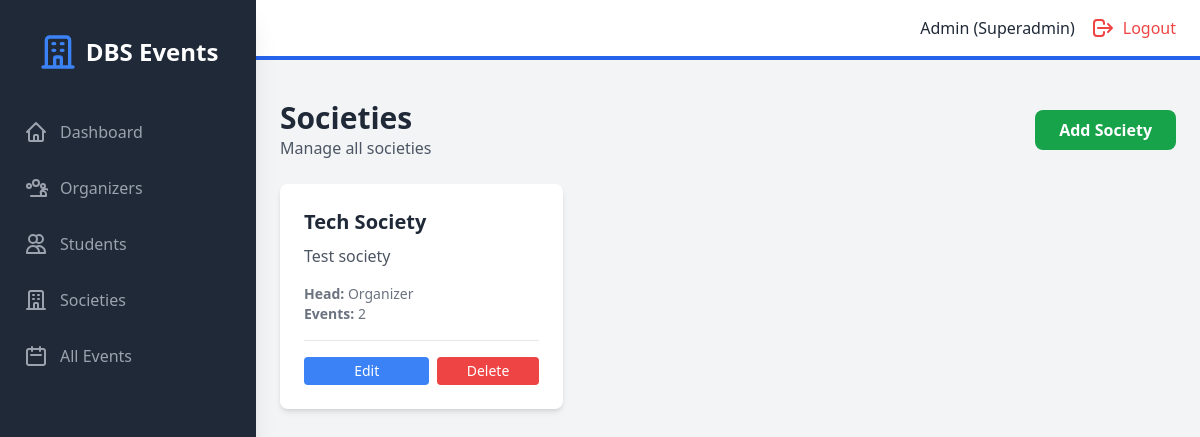
/admin/societies (signed in), run on an earlier commit of the app's database.
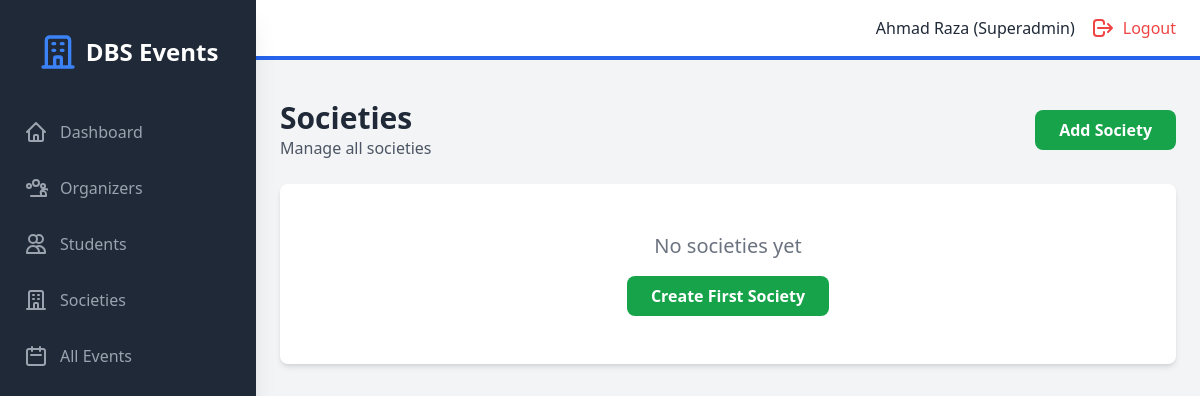
And on a later commit of the database.
### models.py (models this page shows, shortened)
class User(UserMixin, db.Model):
    id = db.Column(db.Integer, primary_key=True)
    student_number = db.Column(db.String(50), unique=True, nullable=True)
    email = db.Column(db.String(120), unique=True, nullable=False)
    password_hash = db.Column(db.String(200), nullable=False)
    name = db.Column(db.String(100), nullable=False)
    role = db.Column(db.String(20), nullable=False)  # superadmin, organizer, student
    created_at = db.Column(db.DateTime, default=datetime.utcnow)
    societies = db.relationship('Society', backref='head', lazy=True)
    events_created = db.relationship('Event', backref='creator', lazy=True)
    registrations = db.relationship('Registration', backref='student', lazy=True)

class Society(db.Model):
    id = db.Column(db.Integer, primary_key=True)
    name = db.Column(db.String(100), nullable=False, unique=True)
    description = db.Column(db.Text, nullable=True)
    society_head_id = db.Column(db.Integer, db.ForeignKey('user.id'), nullable=False)
    created_at = db.Column(db.DateTime, default=datetime.utcnow)
    events = db.relationship('Event', backref='society', lazy=True)

### backend/routes/admin.py (the view)
@admin_bp.route("/admin/societies", endpoint="admin_societies")
@admin_required
def admin_societies():
    societies = Society.query.all()
    return render_template("admin/societies.html", societies=societies)

### backend/main.py (called while the page is built)
@login_manager.user_loader
def load_user(user_id):
    return User.query.get(int(user_id))

### frontend/templates/admin/societies.html (shortened to what this page needs)
{% extends "base.html" %}
{% block auth_content %}
<div class="mb-6 flex justify-between items-center">
    <div>
        <h1 class="text-3xl font-bold text-gray-800">Societies</h1>
        <p class="text-gray-600">Manage all societies</p>
    </div>
    <a href="{{ url_for('admin.admin_add_society') }}" class="bg-green-600 text-white px-6 py-2 rounded-lg hover:bg-green-700 font-semibold">
        Add Society
    </a>
</div>
{% if societies %}
<div class="grid grid-cols-1 md:grid-cols-2 lg:grid-cols-3 gap-6">
    {% for society in societies %}
    <div class="bg-white rounded-lg shadow-md p-6 hover:shadow-lg transition">
        <h3 class="text-xl font-bold text-gray-800 mb-2">{{ society.name }}</h3>
        <p class="text-gray-600 mb-4">{{ society.description }}</p>
        <div class="text-sm text-gray-500">
            <p><span class="font-semibold">Head:</span> {{ society.head.name }}</p>
            <p><span class="font-semibold">Events:</span> {{ society.events|length }}</p>
        </div>
        <div class="mt-4 pt-4 border-t flex space-x-2">
            <a href="{{ url_for('admin.admin_edit_society', society_id=society.id) }}"
               class="flex-1 bg-blue-500 text-white px-3 py-1 rounded text-sm hover:bg-blue-600 transition text-center">
                Edit
            </a>
            <form method="POST" action="{{ url_for('admin.admin_delete_society', society_id=society.id) }}"
                  onsubmit="return confirm('Are you sure you want to delete {{ society.name }}?')"
                  class="flex-1">
                <button type="submit" class="w-full bg-red-500 text-white px-3 py-1 rounded text-sm hover:bg-red-600 transition">
                    Delete
                </button>
            </form>
        </div>
    </div>
    {% endfor %}
</div>
{% else %}
<div class="text-center py-12 bg-white rounded-lg shadow-md">
    <p class="text-gray-500 text-xl">No societies yet</p>
    <a href="{{ url_for('admin.admin_add_society') }}" class="inline-block bg-green-600 text-white px-6 py-2 rounded-lg hover:bg-green-700 font-semibold mt-4">
        Create First Society
    </a>
</div>
{% endif %}
{% endblock %}

### frontend/templates/base.html (shortened to what the changed rows need)
<!DOCTYPE html>
<html lang="en">
<head>
    <script src="https://cdn.tailwindcss.com"></script>
    <link rel="stylesheet" href="{{ url_for('static', filename='css/style.css') }}">
</head>
<body class="bg-gray-100">
    {% if current_user.is_authenticated %}
    <div class="flex h-screen bg-gray-100">
        <div id="sidebar" class="sidebar fixed inset-y-0 left-0 z-30 w-64 bg-gray-800 overflow-y-auto transition duration-300 ease-out md:translate-x-0 md:static md:shadow-xl sidebar-closed">
            <div class="flex items-center justify-center mt-8">
                <div class="flex items-center">
                    <svg class="h-10 w-10 text-blue-500" fill="none" stroke="currentColor" viewBox="0 0 24 24">
                        <path stroke-linecap="round" stroke-linejoin="round" stroke-width="2" d="M19 21V5a2 2 0 00-2-2H7a2 2 0 00-2 2v16m14 0h2m-2 0h-5m-9 0H3m2 0h5M9 7h1m-1 4h1m4-4h1m-1 4h1m-5 10v-5a1 1 0 011-1h2a1 1 0 011 1v5m-4 0h4"></path>
                    </svg>
                    <span class="text-white text-2xl font-semibold ml-2">DBS Events</span>
                </div>
            </div>
            <nav class="mt-10">
                {% if current_user.role == 'superadmin' %}
                    <a class="flex items-center mt-4 py-2 px-6 text-gray-400 hover:bg-gray-700 hover:text-white" href="{{ url_for('admin.admin_dashboard') }}">
                        <svg class="h-6 w-6" fill="none" stroke="currentColor" viewBox="0 0 24 24"><path stroke-linecap="round" stroke-linejoin="round" stroke-width="2" d="M3 12l2-2m0 0l7-7 7 7M5 10v10a1 1 0 001 1h3m10-11l2 2m-2-2v10a1 1 0 01-1 1h-3m-6 0a1 1 0 001-1v-4a1 1 0 011-1h2a1 1 0 011 1v4a1 1 0 001 1m-6 0h6"></path></svg>
                        <span class="mx-3">Dashboard</span>
                    </a>
                    <a class="flex items-center mt-4 py-2 px-6 text-gray-400 hover:bg-gray-700 hover:text-white" href="{{ url_for('admin.admin_organizers') }}">
                        <span class="mx-3">Organizers</span>
                    </a>
                    <a class="flex items-center mt-4 py-2 px-6 text-gray-400 hover:bg-gray-700 hover:text-white" href="{{ url_for('admin.admin_students') }}">
                        <svg class="h-6 w-6" fill="none" stroke="currentColor" viewBox="0 0 24 24"><path stroke-linecap="round" stroke-linejoin="round" stroke-width="2" d="M12 4.354a4 4 0 110 5.292M15 21H3v-1a6 6 0 0112 0v1zm0 0h6v-1a6 6 0 00-9-5.197M13 7a4 4 0 11-8 0 4 4 0 018 0z"></path></svg>
                        <span class="mx-3">Students</span>
                    </a>
                    <a class="flex items-center mt-4 py-2 px-6 text-gray-400 hover:bg-gray-700 hover:text-white" href="{{ url_for('admin.admin_societies') }}">
                        <svg class="h-6 w-6" fill="none" stroke="currentColor" viewBox="0 0 24 24"><path stroke-linecap="round" stroke-linejoin="round" stroke-width="2" d="M19 21V5a2 2 0 00-2-2H7a2 2 0 00-2 2v16m14 0h2m-2 0h-5m-9 0H3m2 0h5M9 7h1m-1 4h1m4-4h1m-1 4h1m-5 10v-5a1 1 0 011-1h2a1 1 0 011 1v5m-4 0h4"></path></svg>
                        <span class="mx-3">Societies</span>
                    </a>
                    <a class="flex items-center mt-4 py-2 px-6 text-gray-400 hover:bg-gray-700 hover:text-white" href="{{ url_for('admin.admin_events') }}">
                        <svg class="h-6 w-6" fill="none" stroke="currentColor" viewBox="0 0 24 24"><path stroke-linecap="round" stroke-linejoin="round" stroke-width="2" d="M8 7V3m8 4V3m-9 8h10M5 21h14a2 2 0 002-2V7a2 2 0 00-2-2H5a2 2 0 00-2 2v12a2 2 0 002 2z"></path></svg>
                        <span class="mx-3">All Events</span>
                    </a>
                {% endif %}
            </nav>
        </div>
        <div class="flex-1 flex flex-col overflow-hidden">
            <header class="flex justify-between items-center py-4 px-6 bg-white border-b-4 border-blue-600">
                <div class="flex items-center">
                    <span class="text-gray-800 mr-4">{{ current_user.name }} ({{ current_user.role | capitalize }})</span>
                    <a href="{{ url_for('public.logout') }}" class="flex items-center text-red-500 hover:text-red-700">
                        <svg class="h-6 w-6" fill="none" stroke="currentColor" viewBox="0 0 24 24"><path stroke-linecap="round" stroke-linejoin="round" stroke-width="2" d="M17 16l4-4m0 0l-4-4m4 4H7m6 4v1a3 3 0 01-3 3H6a3 3 0 01-3-3v-10a3 3 0 013-3h4a3 3 0 013 3v1"></path></svg>
                        <span class="ml-2 hidden sm:inline">Logout</span>
                    </a>
                </div>
            </header>
            <div class="px-6 pt-4">
            </div>
            <main class="flex-1 overflow-x-hidden overflow-y-auto bg-gray-100 p-6">
                {% block auth_content %}{% endblock %}
            </main>
        </div>
    </div>
    {% endif %}
</body>
</html>

What changed in the data, as far as the page shows it:
removed Society: name "Tech Society", description "Test society", head.name "Organizer", events|length "2"
changed User "Superadmin": name "Admin" → "Ahmad Raza"
Also different on the page:
text now shown: "No societies yet Create First Society"
